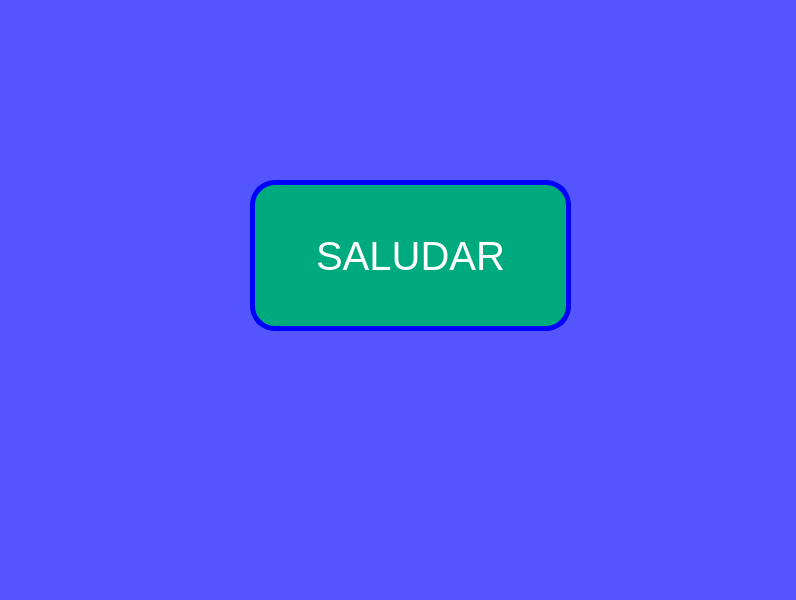
<?xml version="1.0" encoding="UTF-8"?>
<ui version="4.0">
 <class>MainWindow</class>
 <widget class="QMainWindow" name="MainWindow">
  <property name="geometry">
   <rect>
    <x>0</x>
    <y>0</y>
    <width>796</width>
    <height>600</height>
   </rect>
  </property>
  <property name="focusPolicy">
   <enum>Qt::NoFocus</enum>
  </property>
  <property name="windowTitle">
   <string>MainWindow</string>
  </property>
  <property name="styleSheet">
   <string notr="true">background-color: rgb(85, 85, 255);</string>
  </property>
  <widget class="QWidget" name="centralwidget">
   <widget class="QPushButton" name="Btn">
    <property name="geometry">
     <rect>
      <x>250</x>
      <y>180</y>
      <width>321</width>
      <height>151</height>
     </rect>
    </property>
    <property name="font">
     <font>
      <pointsize>30</pointsize>
     </font>
    </property>
    <property name="styleSheet">
     <string notr="true">background-color: rgb(0, 170, 127);
color: rgb(255, 255, 255);
border-radius: 25px;
border: 5px solid blue;</string>
    </property>
    <property name="text">
     <string>SALUDAR</string>
    </property>
   </widget>
  </widget>
  <widget class="QMenuBar" name="menubar">
   <property name="geometry">
    <rect>
     <x>0</x>
     <y>0</y>
     <width>796</width>
     <height>22</height>
    </rect>
   </property>
  </widget>
  <widget class="QStatusBar" name="statusbar"/>
 </widget>
 <resources/>
 <connections/>
</ui>
